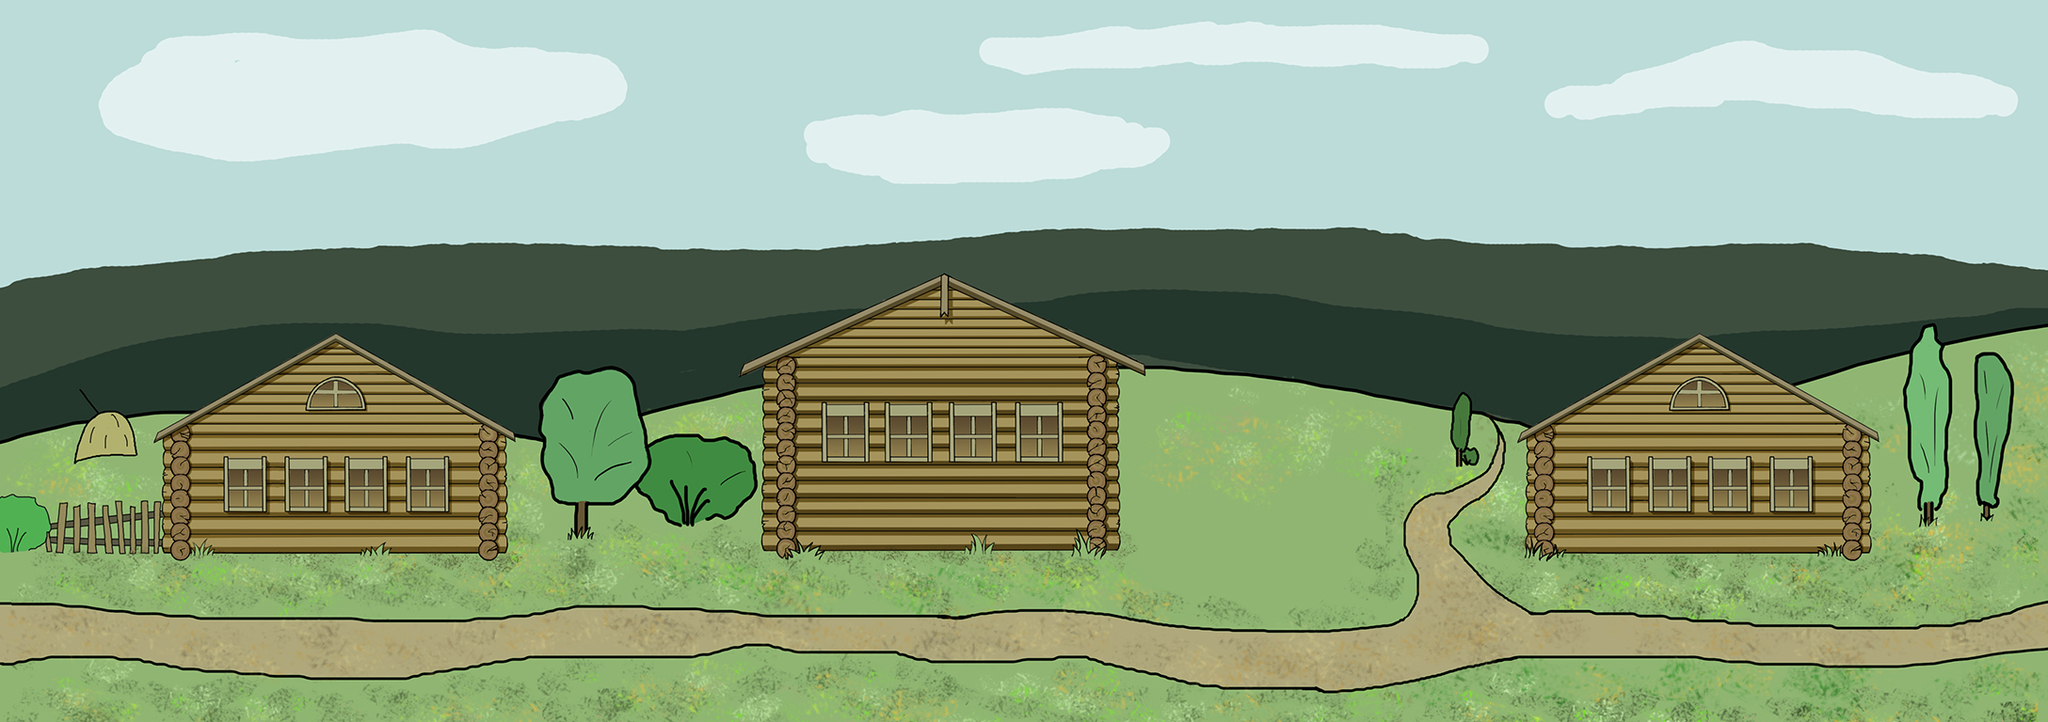

A 2D game scene composited from a Tiled map and its tileset images. What follows is a short description and the map's XML, with every tile layer's data as written:
An orthogonal 34x12 tile map with 64x64 px tiles, 2 tile layers (background, staticPlatforms).

<map version="1.0" tiledversion="1.1.4" orientation="orthogonal" renderorder="left-down" width="34" height="12" tilewidth="64" tileheight="64" infinite="0" nextobjectid="1">
 <tileset firstgid="1" name="Деревня локация" tilewidth="64" tileheight="64" tilecount="408" columns="34">
  <image source="../../res/Деревня локация.jpg" width="2185" height="768" />
 </tileset>
 <layer name="background" width="34" height="12" locked="1">
  <data encoding="csv">
0,2,3,4,5,6,7,8,9,10,11,12,13,14,15,16,17,18,19,20,21,22,23,24,25,26,27,28,29,30,31,32,33,0,
0,36,37,38,39,40,41,42,43,44,45,46,47,48,49,50,51,52,53,54,55,56,57,58,59,60,61,62,63,64,65,66,67,0,
0,70,71,72,73,74,75,76,77,78,79,80,81,82,83,84,85,86,87,88,89,90,91,92,93,94,95,96,97,98,99,100,101,0,
0,104,105,106,107,108,109,110,111,112,113,114,115,116,117,118,119,120,121,122,123,124,125,126,127,128,129,130,131,132,133,134,135,0,
0,138,139,140,141,142,143,144,145,146,147,148,149,150,151,152,153,154,155,156,157,158,159,160,161,162,163,164,165,166,167,168,169,0,
0,172,173,174,175,176,177,178,179,180,181,182,183,184,185,186,187,188,189,190,191,192,193,194,195,196,197,198,199,200,201,202,203,0,
0,206,207,208,209,210,211,212,213,214,215,216,217,218,219,220,221,222,223,224,225,226,227,228,229,230,231,232,233,234,235,236,237,0,
0,240,241,242,243,244,245,246,247,248,249,250,251,252,253,254,255,256,257,258,259,260,261,262,263,264,265,266,267,268,269,270,271,0,
0,274,275,276,277,278,279,280,281,282,283,284,285,286,287,288,289,290,291,292,293,294,295,296,297,298,299,300,301,302,303,304,305,0,
0,308,309,310,311,312,313,314,315,316,317,318,319,320,321,322,323,324,325,326,327,328,329,330,331,332,333,334,335,336,337,338,339,0,
0,342,343,344,345,346,347,348,349,350,351,352,353,354,355,356,357,358,359,360,361,362,363,364,365,366,367,368,369,370,371,372,373,0,
0,0,0,0,0,0,0,0,0,0,0,0,0,0,0,0,0,0,0,0,0,0,0,0,0,0,0,0,0,0,405,406,407,408
</data>
 </layer>
 <layer name="staticPlatforms" width="34" height="12" locked="1">
  <data encoding="csv">
1,0,0,0,0,0,0,0,0,0,0,0,0,0,0,0,0,0,0,0,0,0,0,0,0,0,0,0,0,0,0,0,0,34,
35,0,0,0,0,0,0,0,0,0,0,0,0,0,0,0,0,0,0,0,0,0,0,0,0,0,0,0,0,0,0,0,0,68,
69,0,0,0,0,0,0,0,0,0,0,0,0,0,0,0,0,0,0,0,0,0,0,0,0,0,0,0,0,0,0,0,0,102,
103,0,0,0,0,0,0,0,0,0,0,0,0,0,0,0,0,0,0,0,0,0,0,0,0,0,0,0,0,0,0,0,0,136,
137,0,0,0,0,0,0,0,0,0,0,0,0,0,0,0,0,0,0,0,0,0,0,0,0,0,0,0,0,0,0,0,0,170,
171,0,0,0,0,0,0,0,0,0,0,0,0,0,0,0,0,0,0,0,0,0,0,0,0,0,0,0,0,0,0,0,0,204,
205,0,0,0,0,0,0,0,0,0,0,0,0,0,0,0,0,0,0,0,0,0,0,0,0,0,0,0,0,0,0,0,0,238,
239,0,0,0,0,0,0,0,0,0,0,0,0,0,0,0,0,0,0,0,0,0,0,0,0,0,0,0,0,0,0,0,0,272,
273,0,0,0,0,0,0,0,0,0,0,0,0,0,0,0,0,0,0,0,0,0,0,0,0,0,0,0,0,0,0,0,0,306,
307,0,0,0,0,0,0,0,0,0,0,0,0,0,0,0,0,0,0,0,0,0,0,0,0,0,0,0,0,0,0,0,0,340,
341,0,0,0,0,0,0,0,0,0,0,0,0,0,0,0,0,0,0,0,0,0,0,0,0,0,0,0,0,0,0,0,0,374,
375,376,377,378,379,380,381,382,383,384,385,386,387,388,389,390,391,392,393,394,395,396,397,398,399,400,401,402,403,404,405,406,407,408
</data>
 </layer>
</map>